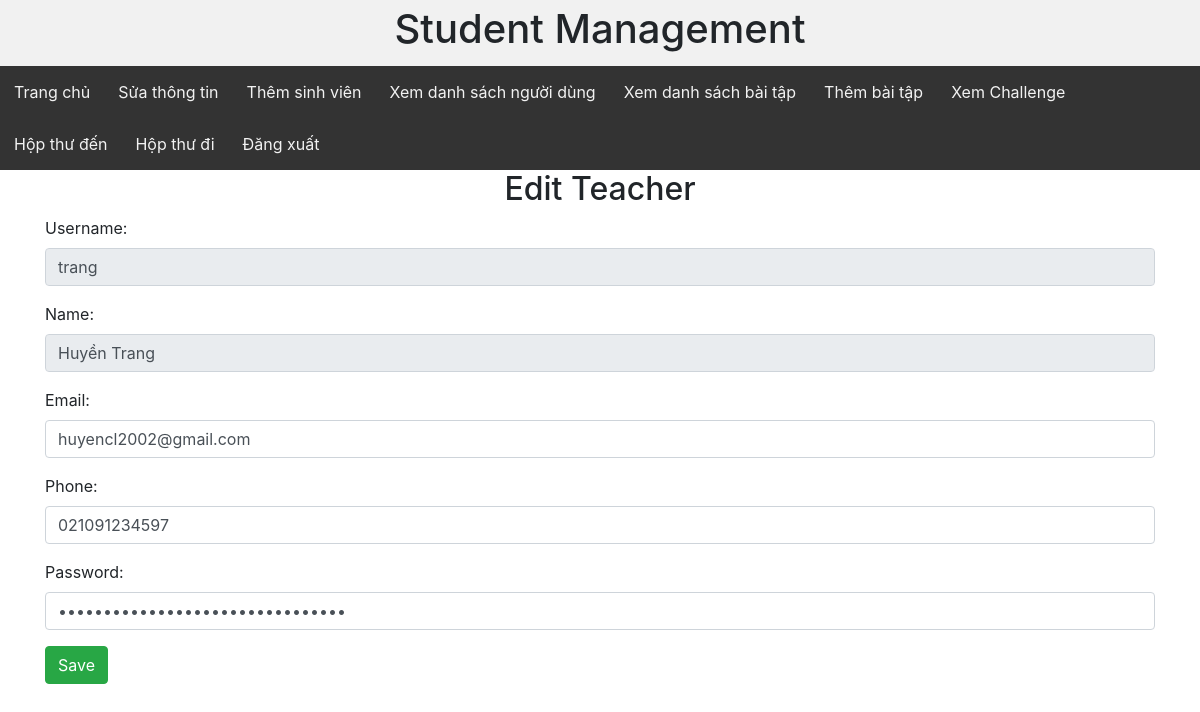
The page /editTeacher.php?id=8 on the database its author committed.
### tables this page shows
CREATE TABLE `users` (
  `id` int(11) NOT NULL,
  `username` varchar(255) NOT NULL,
  `password` varchar(255) NOT NULL,
  `name` varchar(255) NOT NULL,
  `position` varchar(255) NOT NULL,
  `email` varchar(255) NOT NULL,
  `phone` varchar(15) NOT NULL
);

### dbhelp.php (called while the page is built, shortened)
<?php
function executeResult($sql)
{
    $conn = mysqli_connect('localhost', 'root', '', 'db_studentmanagement');
    $resultset = mysqli_query($conn, $sql);
    $list = [];
    while ($row = mysqli_fetch_array($resultset, 1)) {
        $list[] = $row;
    }
    return $list;
}

### editTeacher.php (the view, shortened to what this page needs)
<?php
require('dbhelp.php');
require('teacherHeaderLayout.php');
$s_name = $s_email = $s_phone = $s_username = $s_password = '';
if (isset($_GET['id'])) {
    $id = $_GET['id'];
    $sql = 'select * from users where id = ' . $id;
    $teacherList = executeResult($sql);
    if ($teacherList != null && count($teacherList) > 0) {
        $std = $teacherList[0];
        $s_name = $std['name'];
        $s_email = $std['email'];
        $s_phone = $std['phone'];
        $s_username = $std['username'];
        $s_password = $std['password'];
    } else {
        $id = '';
    }
}
?>
<!DOCTYPE html>
<html lang="vi">
<head>
    <link rel="stylesheet" href="Css/footer.css">
    <link rel="stylesheet" href="https://maxcdn.bootstrapcdn.com/bootstrap/4.4.1/css/bootstrap.min.css">
</head>
<body>
<div class="container">
    <div class="panel panel-primary">
        <div class="panel-heading">
            <h2 class="text-center">Edit Teacher</h2>
        </div>
        <div class="panel-body">
            <form method="post">
                <div class="form-group">
                    <label for="username">Username:</label>
                    <input type="text" class="form-control" id="username" name="username" value="<?= $s_username ?>"
                           disabled>
                </div>
                <div class="form-group">
                    <label for="usr">Name:</label>
                    <input required="true" type="text" class="form-control" id="usr" name="name" value="<?= $s_name ?>"
                           disabled>
                </div>
                <div class="form-group">
                    <label for="email">Email:</label>
                    <input required="true" type="email" class="form-control" id="email" name="email"
                           value="<?= $s_email ?>">
                </div>
                <div class="form-group">
                    <label for="phone">Phone:</label>
                    <input type="phone" class="form-control" id="phone" name="phone" value="<?= $s_phone ?>">
                </div>
                <div class="form-group">
                    <label for="pwd">Password:</label>
                    <input required="true" type="password" class="form-control" id="password" name="password"
                           value="<?= $s_password ?>">
                </div>
                <button class="btn btn-success">Save</button>
            </form>
        </div>
    </div>
</div>
</body>
</html>

### teacherHeaderLayout.php (style rules this page uses)
* { box-sizing: border-box; }
body { margin: 0; }

### rows shown on the page
users: username "trang", name "Huyền Trang", email "huyencl2002@gmail.com", phone "021091234597"
